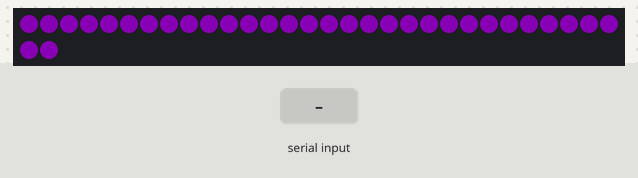
Recording of a sketch running on a simulated Arduino Uno, built with avr-gcc and run on an emulated ATmega328P. Parts: 32 RGB LEDs in strip order, left to right, continuing on the next row. Inputs (shaded band) come from the test bench. Dim RGB values are drawn brighter than linear.

Above: at 0.1 s.
1.3 s: "R" received over Serial
At 2.8 s:
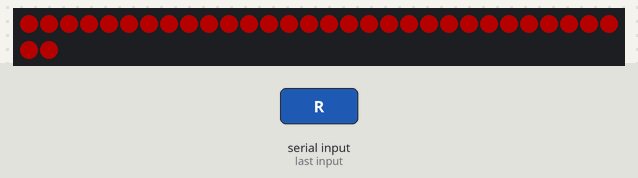
At 3.8 s:
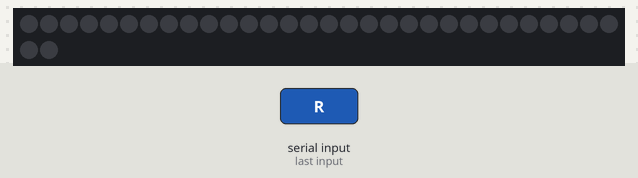
4.3 s: "B" received over Serial
At 6.8 s:
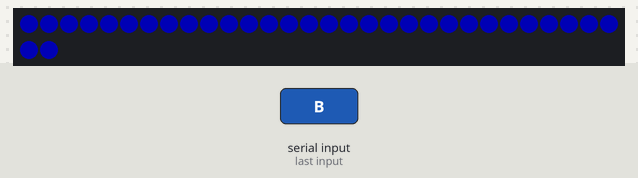
Timing chart, 0 to 8.3 s (numbered marks = the images above; inputs shaded):
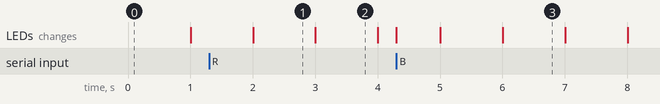

Measured:
- after the input at 1.3 s, the LEDs: change after 0.70 s (image 1)
- after the input at 4.3 s, the LEDs: change at once (image 3)
- what the display in image 1 shows lasts 1.0 s, from 2.0 s to 3.0 s

The sketch:

Sample_Step3.ino
```cpp
/*
 * Wired Wizards 2017 LED example code level 3: Serial Communication!
 * by Benjamin Davis
 *
 * This version is intended to be the fourth step into the Arduino/NeoPixel environment.
 *
 * Why:
 * We want the arduino to receive communications from the roboRIO. This is the arduino's preferred method of communication.
 *
 * The NeoPixel library is critical to this code. This can be installed following the instructions at https://learn.adafruit.com/adafruit-neopixel-uberguide/arduino-library-installation.
 *
 */


#include <Adafruit_NeoPixel.h> //adds the neopixel library to the code. This library handles the data going to the strip.

void blink(int r, int g, int b, int wait); //Prototype of the blink function.

Adafruit_NeoPixel blinky = Adafruit_NeoPixel(32, 6, NEO_GRB + NEO_KHZ800); // creates an Adafruit_NeoPixel named "blinky" 32 pixels long, on pin 6. The NEO_GRB + NEO_KHZ800 is magical stuff that the Neopixels library needs to operate.

int red = 48; //these values determine the color being used.
int green = 0; // these values go from 0 to 255, 0 being off and 255 being full power: Full Power is Very Bright!
int blue = 64; //the colors combine to create a single, RGB color.
int frameLength = 1000;
char incoming; // a single character. will store the information on the serial port to be processed.

void setup() {
  // put your setup code here, to run once:
  blinky.begin(); // starts the strip running.
  blinky.show(); //displays the default color, all black.
  Serial.begin(115200); //sets up serial communications, at 115200 bits/second.
}

void loop() {
  // put your main code here, to run repeatedly:
  while (Serial.available() > 0) { //checks if there is anything waiting on the serial port, keeps repeating until clear.
    incoming = Serial.read(); //reads the next thing in the serial buffer.
    switch (incoming) { // switches are a good way to handle many different cases based on the value of a variable. in this case, we wnat to do different things based on what data we received on the serial port.
      case 'R': //will run if incoming = 'R'
        red = 64; //red alliance colors
        blue = 0;
        green = 0;
      break; //ends the case.

      case 'B': //will run if incoming = 'B'
        red = 0; //blue alliance colors
        green = 0;
        blue = 64;
      break; //ends the case.

      // we can add more cases for other things, like changing animations.

      default: // will run if incoming matches none of the above.
        //you don't need a default, but it is here when wanted.
        break;
    }
  }
  blink (red, green, blue, frameLength); //blinks the led once on and off.

  blinky.show();
}

void blink(int r, int g, int b, int wait)
{
  static unsigned long startTime = millis(); //gets the current processor time, in milliseconds, and makes it static, meaning the value will stay not reset every time we call the function.
  int frame = (millis() - startTime)/wait; //Calculates which frame of the animation we are on by taking the time elapsed and dividing by how long each frame should be.
  frame %= 2; //evaluates the remainder of frame / 2, then saves that value to frame. This means that odd numbers will return 1, and even numbers will return 0.
  if(frame == 0){ // the "==" means is egual to, and is used as a comparison. A single "=" would set the value of frame to 0. Not what you want!
    for(int i = 0; i < blinky.numPixels(); i++){ //starts at pixel 0, then adds one until you reach the end of the strip.
      blinky.setPixelColor(i, r, g, b); //paints pixel "i" according the the color values (the last three parameters in setPixelColor).
    }
  } else { // if (frame != 0). this runs if the above condition is not satisfied. Becuase frame will either be equal to
    for(int i = 0; i < blinky.numPixels(); i++){ //steps through each pixel
      blinky.setPixelColor(i, 0, 0, 0); //and sets them to off (black).
    }
  }
}
```
